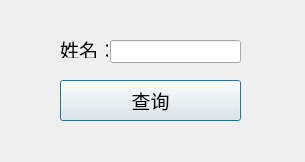
<?xml version="1.0" encoding="UTF-8"?>
<ui version="4.0">
 <class>Dialog</class>
 <widget class="QDialog" name="Dialog">
  <property name="geometry">
   <rect>
    <x>0</x>
    <y>0</y>
    <width>305</width>
    <height>162</height>
   </rect>
  </property>
  <property name="windowTitle">
   <string>Dialog</string>
  </property>
  <property name="autoFillBackground">
   <bool>true</bool>
  </property>
  <property name="styleSheet">
   <string notr="true"/>
  </property>
  <widget class="QPushButton" name="pushButton">
   <property name="geometry">
    <rect>
     <x>60</x>
     <y>80</y>
     <width>181</width>
     <height>41</height>
    </rect>
   </property>
   <property name="font">
    <font>
     <family>Arial</family>
     <pointsize>14</pointsize>
    </font>
   </property>
   <property name="autoFillBackground">
    <bool>true</bool>
   </property>
   <property name="text">
    <string>查询</string>
   </property>
  </widget>
  <widget class="QLabel" name="label">
   <property name="geometry">
    <rect>
     <x>60</x>
     <y>40</y>
     <width>48</width>
     <height>18</height>
    </rect>
   </property>
   <property name="font">
    <font>
     <family>Arial</family>
     <pointsize>14</pointsize>
    </font>
   </property>
   <property name="text">
    <string>姓名：</string>
   </property>
  </widget>
  <widget class="QLineEdit" name="lineEdit">
   <property name="geometry">
    <rect>
     <x>110</x>
     <y>40</y>
     <width>131</width>
     <height>23</height>
    </rect>
   </property>
  </widget>
 </widget>
 <resources>
  <include location="../../../Pictures/4K/清新浪漫28P/路风影视模型素材（5TB容量）.url"/>
 </resources>
 <connections/>
</ui>
